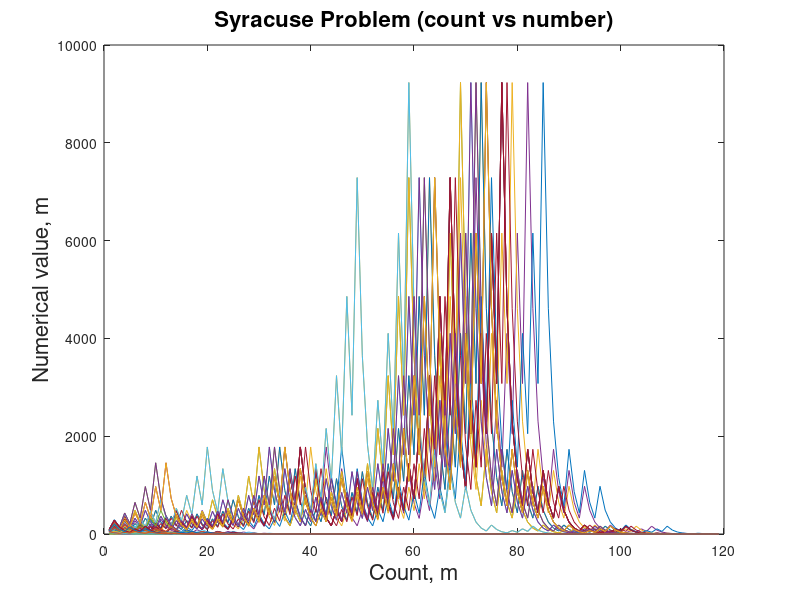
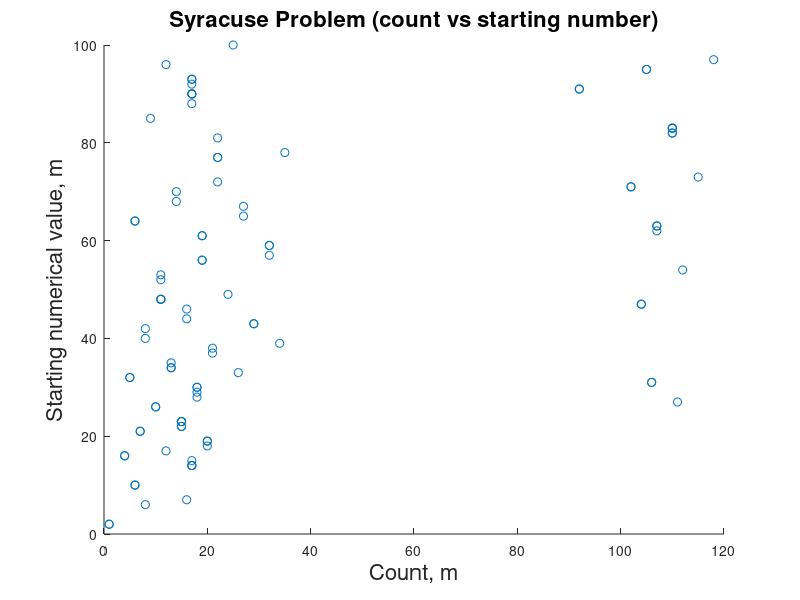

Write the MATLAB code that produced these figures, in order.
clc;
clear all;
close all;
%% syracuse problem try 1

%% create radom table of starting values
nt   = 100; % number of trials
rtmi = 1; % min numbers of the random numbers
rtma = 100; % max numbers of the random numbers

startm = 1:nt;
for i = 1:nt
    stnum = randi([rtmi rtma]);
    startm(i) = stnum;
end

bigm = ones(nt);     % creating larger matrix for preallocation of values
bigm(1,:) = startm'; % allocating the first random numbers generated into the larger matrix

%% Make loop that both finds new values from orginal values and stores the values in a matrix
 
for j = 1:nt
    count = 1;
  while bigm(count,j)> 1 % checks if its over one since loop repeats after this
    if   bigm(count,j) == 1 % checks if its over one  
         bigm(count:end,j) = 1;% and if so sets the rest of the values equal to 0 as well
    elseif mod(bigm(count,j),2) == 0 % checks if the number previolsy found has a reaminder equal to 0
       % since this would imply the numner is even
        bigm(count + 1,j) =  bigm(count,j)/2;  
    else
        % should be odd numbers since code has already elimanted all even
        % ones
        bigm(count + 1,j) = bigm(count,j)*3 +1 ;
    end
     count = count + 1; % keeps count to itertate
  end
 
  T = length(bigm); % finds larger dimension of the matrix which repersents the needed max value on the x axis
 
  % ploting the count vs the number at each count
  figure(1)
  plot((1:T),bigm(:,j))
  hold on
  title('Syracuse Problem (count vs number)','FontSize',16);
  xlabel('Count, m','FontSize',16);
  ylabel('Numerical value, m','FontSize',16);
 
end

%% Start of anayalsis

sam  = zeros(2,nt); % preallocating matrix for anyalsyis

% upcoming for loop helps find how long it took each starting number to get to  value '1'
for k = 1:nt
    sam(1,k) = bigm(1,k);
    Ta1 = find(bigm(:,k) > 1);
    sam(2,k) = length(Ta1);
end

% upcoming graph helps to display the retaionship between the starting number and how long it takes to get to '1'
    figure(2)
    scatter(sam(2,:),sam(1,:))
    hold on
    title('Syracuse Problem (count vs starting number)','FontSize',16);
    xlabel('Count, m','FontSize',16);
    ylabel('Starting numerical value, m','FontSize',16);
